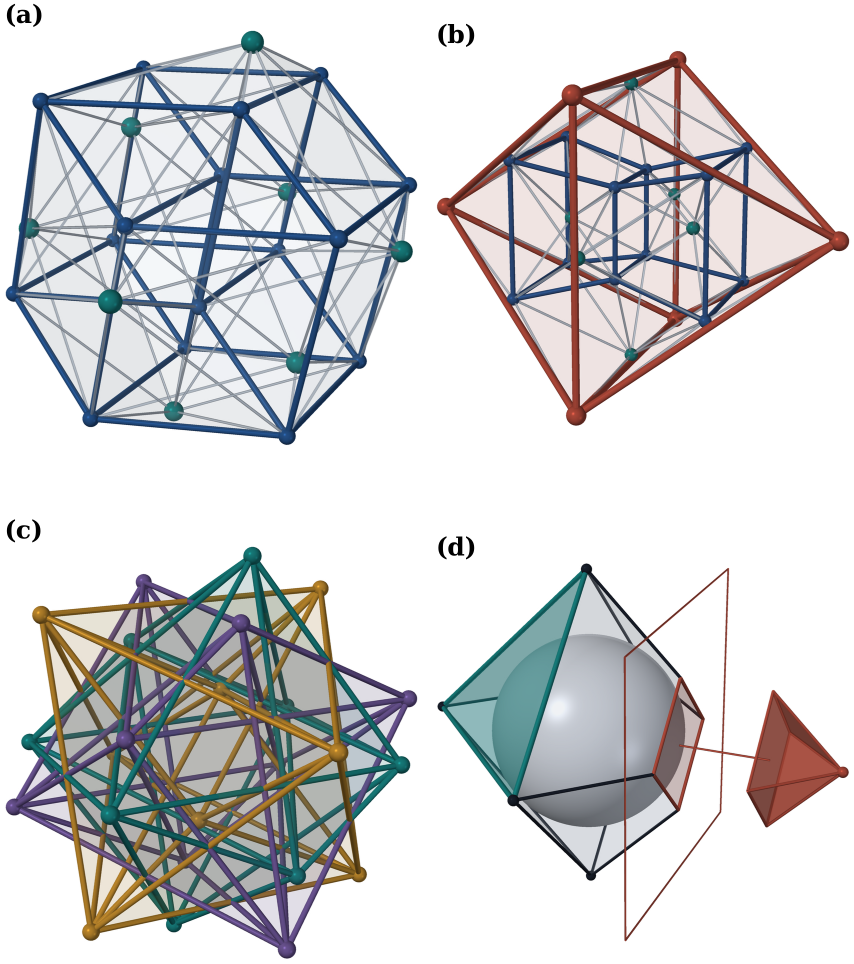
#> input picture paper/figures_new/old/fig_c_cell24.png, 1708 x 1928 px (shown at 1/2 size)
$ python fig_c_cell24.py
#> lines starting #> are read from the running program, lines starting #| are printed output that depends on the picture; after the words box and inside, x2 and y2 are one past the last pixel; in counts of white or black regions, pixels touching at a corner belong together
### paper/figures_new/render3d.py
"""
render3d.py -- a small ray-cast renderer for the wireframe panels of the paper.

A scene is a list of opaque spheres and tubes (capsules) and of translucent
planar polygons, seen in orthographic projection.  Opaque primitives are
z-buffered pixel by pixel with Phong shading; the polygons are then laid over
them from back to front wherever they lie in front of the opaque surface.  The
image is computed at SS times the output resolution and averaged down.
"""
import numpy as np
from PIL import Image

TEAL = (0.07, 0.42, 0.42)
BLUE = (0.12, 0.27, 0.52)
CLAY = (0.66, 0.26, 0.18)
OCHRE = (0.76, 0.52, 0.13)
VIOLET = (0.36, 0.26, 0.55)
GREY = (0.62, 0.66, 0.70)
DARK = (0.10, 0.12, 0.16)
FACE = (0.80, 0.84, 0.88)

LIGHT = np.array([-0.45, 0.55, 0.70])
LIGHT = LIGHT / np.linalg.norm(LIGHT)
HALF = LIGHT + np.array([0.0, 0.0, 1.0])
HALF = HALF / np.linalg.norm(HALF)


def rotation(yaw, pitch, roll=0.0):
    """rotation taking world coordinates to view coordinates (x right, y up, z to the viewer)"""
    cy, sy = np.cos(yaw), np.sin(yaw)
    cp, sp = np.cos(pitch), np.sin(pitch)
    cr, sr = np.cos(roll), np.sin(roll)
    Ry = np.array([[cy, 0, sy], [0, 1, 0], [-sy, 0, cy]])
    Rx = np.array([[1, 0, 0], [0, cp, -sp], [0, sp, cp]])
    Rz = np.array([[cr, -sr, 0], [sr, cr, 0], [0, 0, 1]])
    return Rz @ Rx @ Ry


class Scene:
    def __init__(self):
        self.spheres = []   # (centre, radius, colour)
        self.tubes = []     # (a, b, radius, colour)
        self.polys = []     # (vertices, colour, alpha)

    def sphere(self, c, r, col):
        self.spheres.append((np.asarray(c, float), float(r), np.asarray(col, float)))

    def tube(self, a, b, r, col):
        self.tubes.append((np.asarray(a, float), np.asarray(b, float), float(r), np.asarray(col, float)))

    # [7 lines left out: function polyline, not called in this run]

    def poly(self, verts, col, alpha):
        self.polys.append((np.asarray(verts, float), np.asarray(col, float), float(alpha)))


def _shade(col, nx, ny, nz, amb=0.38, dif=0.62, spec=0.45, shin=40.0):
    lam = np.clip(nx * LIGHT[0] + ny * LIGHT[1] + nz * LIGHT[2], 0, 1)
    h = np.clip(nx * HALF[0] + ny * HALF[1] + nz * HALF[2], 0, 1) ** shin
    out = col[None, :] * (amb + dif * lam)[:, None] + spec * h[:, None]
    return np.clip(out, 0, 1)


def render(scene, R, size, ss=3, margin=0.04, bounds=None, background=(1, 1, 1)):
    """render the scene in the view R; size=(W, H) in output pixels"""
    W, H = size[0] * ss, size[1] * ss
    tf = lambda p: R @ p
    sph = [(tf(c), r, col) for c, r, col in scene.spheres]
    tub = [(tf(a), tf(b), r, col) for a, b, r, col in scene.tubes]
    pol = [(np.array([tf(v) for v in vs]), col, al) for vs, col, al in scene.polys]
    if bounds is None:
        pts = [c for c, r, _ in sph] + [a for a, _, _, _ in tub] + [b for _, b, _, _ in tub]
        pts += [v for vs, _, _ in pol for v in vs]
        pts = np.array(pts)
        rad = max([r for _, r, _ in sph] + [r for *_, r, _ in tub] + [0])
        lo = pts[:, :2].min(0) - rad
        hi = pts[:, :2].max(0) + rad
    else:
        lo, hi = np.array(bounds[0], float), np.array(bounds[1], float)
    span = hi - lo
    scale = min(W * (1 - 2 * margin) / span[0], H * (1 - 2 * margin) / span[1])
    off = np.array([W, H]) / 2 - scale * (lo + hi) / 2

    def px(p):
        return p[:2] * scale + off

    img = np.empty((H, W, 3))
    img[:] = background
    zb = np.full((H, W), -np.inf)

    def window(cx, cy, rr):
        x0 = max(int(np.floor(cx - rr)), 0); x1 = min(int(np.ceil(cx + rr)) + 1, W)
        y0 = max(int(np.floor(cy - rr)), 0); y1 = min(int(np.ceil(cy + rr)) + 1, H)
        return x0, x1, y0, y1

    for c, r, col in sph:
        cx, cy = px(c); rp = r * scale
        x0, x1, y0, y1 = window(cx, cy, rp)
        if x0 >= x1 or y0 >= y1:
            continue
        X, Y = np.meshgrid(np.arange(x0, x1) + 0.5, np.arange(y0, y1) + 0.5)
        dx, dy = (X - cx) / rp, (Y - cy) / rp
        d2 = dx * dx + dy * dy
        m = d2 < 1
        if not m.any():
            continue
        nz = np.sqrt(np.clip(1 - d2, 0, 1))
        z = c[2] + r * nz
        sub = zb[y0:y1, x0:x1]
        w = m & (z > sub)
        if not w.any():
            continue
        sub[w] = z[w]
        img[y0:y1, x0:x1][w] = _shade(col, dx[w], dy[w], nz[w])

    for a, b, r, col in tub:
        pa, pb = px(a), px(b); rp = r * scale
        x0 = max(int(np.floor(min(pa[0], pb[0]) - rp)), 0); x1 = min(int(np.ceil(max(pa[0], pb[0]) + rp)) + 1, W)
        y0 = max(int(np.floor(min(pa[1], pb[1]) - rp)), 0); y1 = min(int(np.ceil(max(pa[1], pb[1]) + rp)) + 1, H)
        if x0 >= x1 or y0 >= y1:
            continue
        X, Y = np.meshgrid(np.arange(x0, x1) + 0.5, np.arange(y0, y1) + 0.5)
        d = pb - pa
        L2 = d @ d
        s = np.zeros_like(X) if L2 < 1e-12 else np.clip(((X - pa[0]) * d[0] + (Y - pa[1]) * d[1]) / L2, 0, 1)
        cx = pa[0] + s * d[0]; cy = pa[1] + s * d[1]
        cz = a[2] + s * (b[2] - a[2])
        dx, dy = (X - cx) / rp, (Y - cy) / rp
        d2 = dx * dx + dy * dy
        m = d2 < 1
        if not m.any():
            continue
        nz = np.sqrt(np.clip(1 - d2, 0, 1))
        z = cz + r * nz
        sub = zb[y0:y1, x0:x1]
        w = m & (z > sub)
        if not w.any():
            continue
        sub[w] = z[w]
        img[y0:y1, x0:x1][w] = _shade(col, dx[w], dy[w], nz[w], spec=0.35)

    order = sorted(range(len(pol)), key=lambda i: pol[i][0][:, 2].mean())
    for i in order:
        vs, col, al = pol[i]
        P = np.array([px(v) for v in vs])
        n3 = np.cross(vs[1] - vs[0], vs[2] - vs[0])
        if abs(n3[2]) < 1e-9:
            continue
        n3 = n3 / np.linalg.norm(n3)
        lam = abs(n3 @ LIGHT)
        fcol = np.clip(col * (0.82 + 0.25 * lam), 0, 1)
        x0 = max(int(np.floor(P[:, 0].min())), 0); x1 = min(int(np.ceil(P[:, 0].max())) + 1, W)
        y0 = max(int(np.floor(P[:, 1].min())), 0); y1 = min(int(np.ceil(P[:, 1].max())) + 1, H)
        if x0 >= x1 or y0 >= y1:
            continue
        X, Y = np.meshgrid(np.arange(x0, x1) + 0.5, np.arange(y0, y1) + 0.5)
        sgn = np.sign((P[1, 0] - P[0, 0]) * (P[2, 1] - P[0, 1]) - (P[1, 1] - P[0, 1]) * (P[2, 0] - P[0, 0]))
        inside = np.ones_like(X, bool)
        k = len(P)
        for j in range(k):
            e = P[(j + 1) % k] - P[j]
            inside &= sgn * (e[0] * (Y - P[j, 1]) - e[1] * (X - P[j, 0])) >= 0
        # depth on the plane, in world units
        wx = (X - off[0]) / scale; wy = (Y - off[1]) / scale
        z = vs[0, 2] - (n3[0] * (wx - vs[0, 0]) + n3[1] * (wy - vs[0, 1])) / n3[2]
        w = inside & (z > zb[y0:y1, x0:x1] - 1e-9)
        if not w.any():
            continue
        blk = img[y0:y1, x0:x1]
        blk[w] = (1 - al) * blk[w] + al * fcol

    img = img[::-1]  # y up
    img = img.reshape(size[1], ss, size[0], ss, 3).mean(axis=(1, 3))
    return Image.fromarray((np.clip(img, 0, 1) * 255 + 0.5).astype(np.uint8))


def trim(im, pad=6, level=250):
    a = np.asarray(im.convert("L"))
    rows = np.where((a < level).any(axis=1))[0]
    cols = np.where((a < level).any(axis=0))[0]
    if len(rows) == 0:
        return im
    return im.crop((max(cols[0] - pad, 0), max(rows[0] - pad, 0),
                    min(cols[-1] + pad + 1, im.width), min(rows[-1] + pad + 1, im.height)))

### paper/figures_new/fig_c_cell24.py
"""
fig_c_cell24.py -- the reference 24-cell drawn from its coordinates.

Panels (a), (b) and (c) are the ray-traced panels of the earlier composite
(the orthogonal projection, the Schlegel diagram and the cap inequality one
dimension down), cut out along their white gutters and placed unchanged.
Panel (d) draws the three 16-cells that triality permutes, each on its own,
in one and the same orthogonal projection of R^4 to R^3: the axis family and
the two halves of the sign family split by the parity of the minus signs.
Each is drawn with its 24 edges and the translucent hull of its image.
"""
import itertools
import os
import numpy as np
from scipy.spatial import ConvexHull
from PIL import Image, ImageDraw, ImageFont
import render3d as r3

HERE = os.path.dirname(os.path.abspath(__file__))
OUT = os.path.join(HERE, os.pardir, "figures", "fig_c_cell24.png")
OLD = os.path.join(HERE, "old", "fig_c_cell24.png")

axis = np.array([s * np.eye(4)[i] for i in range(4) for s in (1, -1)])
signs = np.array(list(itertools.product((1, -1), repeat=4))) / 2.0
even = signs[(signs < 0).sum(axis=1) % 2 == 0]
odd = signs[(signs < 0).sum(axis=1) % 2 == 1]
# the sign family scaled to the norm of the axis family, so that all three
# 16-cells are inscribed in one sphere, as they are in the 24-cell
families = [(axis, r3.TEAL), (even * 2 / np.linalg.norm(even[0]) / 2, r3.OCHRE),
            (odd * 2 / np.linalg.norm(odd[0]) / 2, r3.VIOLET)]

# a fixed orthogonal projection R^4 -> R^3, generic for all three families
M = np.array([[0.93, 0.21, -0.27, 0.12],
              [0.17, 0.88, 0.31, -0.33],
              [-0.25, 0.30, 0.79, 0.47]])
Qm, _ = np.linalg.qr(M.T)
P = Qm.T  # rows orthonormal
R = r3.rotation(np.radians(20), np.radians(-14), np.radians(3))


def sixteen_cell(V, col):
    s = r3.Scene()
    X = V @ P.T
    for i, j in itertools.combinations(range(len(V)), 2):
        if abs(V[i] @ V[j] + 1) > 1e-9:  # every pair but the antipodal ones
            s.tube(X[i], X[j], 0.016, col)
    for x in X:
        s.sphere(x, 0.042, col)
    hull = ConvexHull(X)
    for f in hull.simplices:
        s.poly(X[f], col, 0.10)
    return s


def old_quadrants():
    im = Image.open(OLD).convert("RGB")
#> im is the input picture: PIL image 1708x1928 RGB; mean R, G, B 211.2, 211.5, 212.7
    a = np.asarray(im).astype(float) / 255
    white = a.mean(axis=2) > 0.985
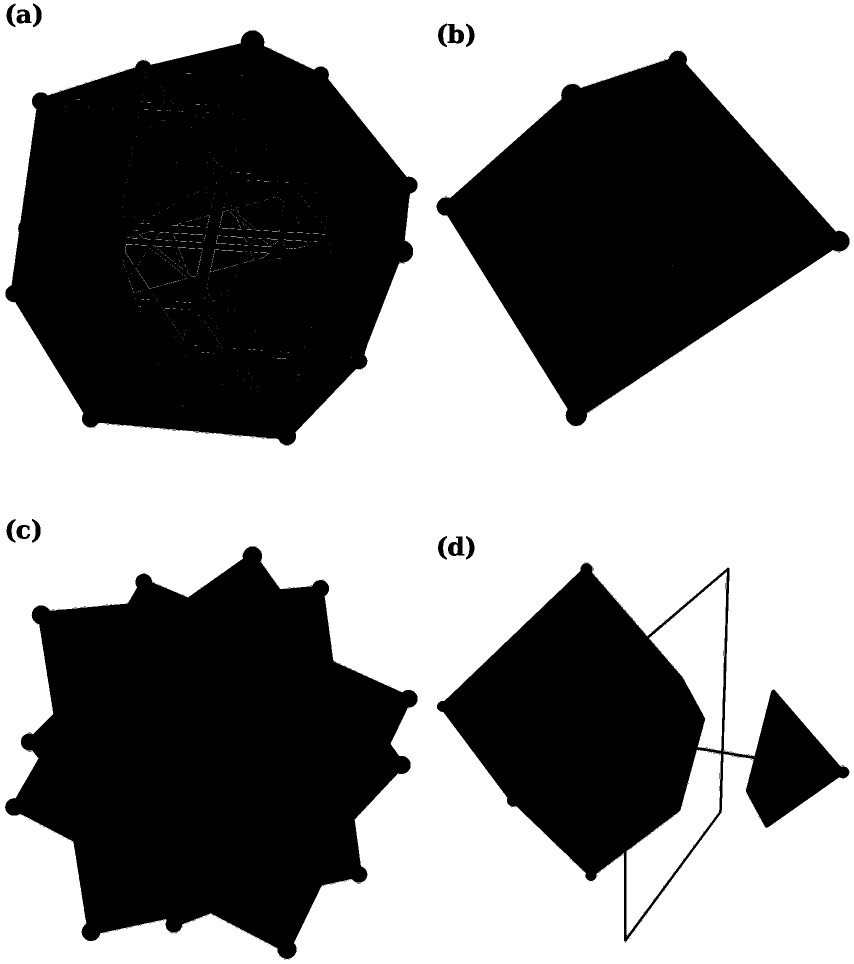
#> white: shape (1928, 1708) bool (shown at 1/2 size); 55.3% white; 180 black regions (164 under 20 px), largest, box (x1, y1, x2, y2) and area: (11, 60, 835, 891) 494287, (10, 1092, 835, 1919) 427076, (873, 101, 1699, 852) 320974

    def widest_gap(line, lo, hi):
        best = (0, 0); i = lo
        while i < hi:
            if line[i]:
                j = i
                while j < hi and line[j]:
                    j += 1
                if j - i > best[1] - best[0]:
                    best = (i, j)
                i = j
            else:
                i += 1
        return (best[0] + best[1]) // 2

    H, W = white.shape
    rc = widest_gap(white.all(axis=1), H // 3, 2 * H // 3)
#> after the loop in widest_gap, `while i < hi:`: best = (892, 1038); i = 1285; j = 1038
#> rc = 965
    top, bot = im.crop((0, 0, W, rc)), im.crop((0, rc, W, H))
    out = []
    for half in (top, bot):
        h = np.asarray(half).astype(float).mean(axis=2) / 255 > 0.985
        cc = widest_gap(h.all(axis=0), W // 3, 2 * W // 3)
        for box in ((0, 0, cc, half.height), (cc, 0, W, half.height)):
            q = half.crop(box)
            d = ImageDraw.Draw(q)
            d.rectangle((0, 0, 220, 200), fill=(255, 255, 255))  # old panel letter
            out.append(r3.trim(q))
#> this loop made 2 passes
#> cc on passes 1 to 2: 854, 854
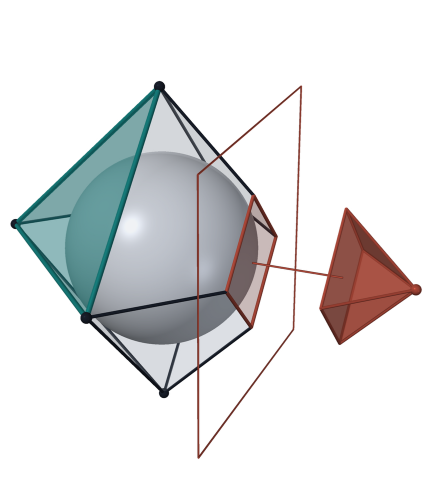
#> q: PIL image 854x963 RGB (shown at 1/2 size); mean R, G, B 224.4, 225, 225.5
#> after the loop, out = 4 items
    return out  # (a), (b), (c), (d) of the earlier composite


def row(panels, height, gap):
    panels = [p.resize((round(p.width * height / p.height), height), Image.LANCZOS) for p in panels]
    w = sum(p.width for p in panels) + gap * (len(panels) - 1)
    out = Image.new("RGB", (w, height), (255, 255, 255))
    x = 0
    starts = []
    for p in panels:
        out.paste(p, (x, 0)); starts.append(x)
        x += p.width + gap
    return out, starts


if __name__ == "__main__":
    qa, qb, _, qd = old_quadrants()
    cells = [r3.trim(r3.render(sixteen_cell(V, col), R, (800, 800), bounds=((-1.08, -1.08), (1.08, 1.08))))
             for V, col in families]
#> in render, `W, H = size[0] * ss, size[1] * ss`: W = 2400
#> in render, `sph = [(tf(c), r, col) for c, r, col in scene.spheres]`: sph = 8 items
#> in render, `tub = [(tf(a), tf(b), r, col) for a, b, r, col in scene.tubes]`: tub = 24 items
#> in render, `pol = [(np.array([tf(v) for v in vs]), col, al) for vs, col, al in sce..`: pol = 12 items
#> in render, `lo, hi = np.array(bounds[0], float), np.array(bounds[1], float)`: lo = [-1.08, -1.08]; hi = [1.08, 1.08]
#> in render, `span = hi - lo`: span = [2.16, 2.16]
#> in render, `scale = min(W * (1 - 2 * margin) / span[0], H * (1 - 2 * margin) / spa..`: scale = 1022.2
#> in render, `off = np.array([W, H]) / 2 - scale * (lo + hi) / 2`: off = [1200, 1200]
#> the loop in render, `for c, r, col in sph:` made 8 passes
#> (c, cx, cy, x0, x1, y0, y1) on passes 1 to 6: ([-0.907, 0.0462, 0.228], 273.3, 1247.2, 230, 318, 1204, 1292), ([0.907, -0.0462, -0.228], 2126.7, 1152.8, 2083, 2171, 1109, 1197), ([-0.169, -0.828, 0.238], 1027.3, 353.9, 984, 1072, 310, 398), ([0.169, 0.828, -0.238], 1372.7, 2046.1, 1329, 1417, 2003, 2091), ([0.0615, -0.532, -0.587], 1262.9, 655.7, 1219, 1307, 612, 700), ([-0.0615, 0.532, 0.587], 1137.1, 1744.3, 1094, 1182, 1701, 1789)
#> after the loop in render, `for c, r, col in sph:`:
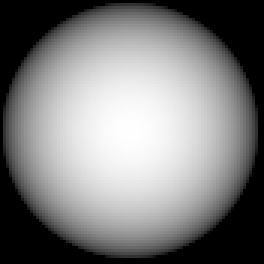
#> sub: shape (88, 88) float64 (shown 3 times larger); 25.45% of the values are NaN or infinite; the others: min 0.74, max 0.782, mean 0.768; drawn with min black, max white, NaN and infinite black
#> the loop in render, `for a, b, r, col in tub:` made 24 passes
#> (a, b, pa, pb, x0, x1, y0, y1) on passes 1 to 4: ([-0.907, 0.0462, 0.228], [-0.169, -0.828, 0.238], [273.3, 1247.2], [1027.3, 353.9], 256, 1045, 337, 1265), ([-0.907, 0.0462, 0.228], [0.169, 0.828, -0.238], [273.3, 1247.2], [1372.7, 2046.1], 256, 1391, 1230, 2064), ([-0.907, 0.0462, 0.228], [0.0615, -0.532, -0.587], [273.3, 1247.2], [1262.9, 655.7], 256, 1281, 639, 1265), ([-0.907, 0.0462, 0.228], [-0.0615, 0.532, 0.587], [273.3, 1247.2], [1137.1, 1744.3], 256, 1155, 1230, 1762)
#> after the loop in render, `for a, b, r, col in tub:`:
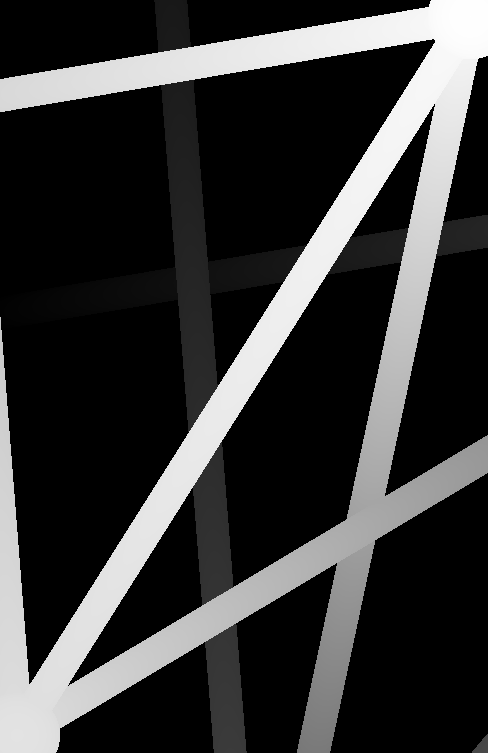
#> sub: shape (753, 488) float64; 66.67% of the values are NaN or infinite; the others: min -0.618, max 0.782, mean 0.275; drawn with min black, max white, NaN and infinite black
#> in render, `order = sorted(range(len(pol)), key=lambda i: pol[i][0][:, 2].mean())`: order = [5, 1, 3, 0, 4, 2, 10, 8, 6, 11, 7, 9]
#> the loop in render, `for i in order:` made 12 passes
#> (i, P, n3, lam, fcol, x0, x1, y0) on passes 1, 4, 6: (5, [[1262.9, 655.7], [809.6, 1374.5], [2126.7, 1152.8]], [0.374, 0.034, -0.927], 0.8, [0.0714, 0.428, 0.428], 809, 2128, 655), (0, [[1372.7, 2046.1], [809.6, 1374.5], [273.3, 1247.2]], [-0.638, 0.728, -0.252], 0.512, [0.0664, 0.398, 0.398], 273, 1374, 1247), (2, [[1262.9, 655.7], [1027.3, 353.9], [273.3, 1247.2]], [-0.696, -0.592, -0.407], 0.298, [0.0626, 0.376, 0.376], 273, 1264, 353)
#> in trim (call 5), `rows = np.where((a < level).any(axis=1))[0]`: rows = 594 values from 103 to 696
#> in trim (call 5), `cols = np.where((a < level).any(axis=0))[0]`: cols = 648 values from 76 to 723
#> in trim (call 5), `return im.crop((max(cols[0] - pad, 0), max(rows[0] - pad, 0), min(cols..`:
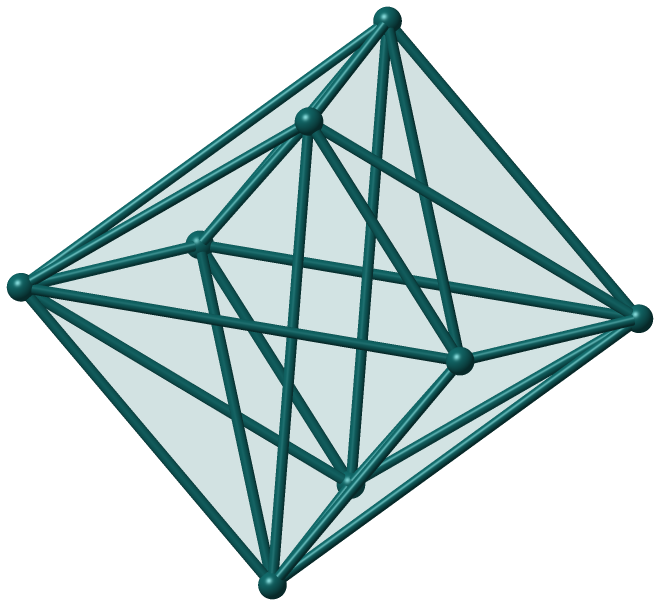
#> returned value: PIL image 660x606 RGB; mean R, G, B 199.1, 215.9, 215.9
#> in render (call 2), `pol = [(np.array([tf(v) for v in vs]), col, al) for vs, col, al in sce..`: pol = 8 items
#> the loop in render (call 2), `for c, r, col in sph:` made 8 passes
#> (c, cx, cy, x0, x1, y0, y1) on passes 1 to 6: ([-0.698, -0.572, -0.431], 486.5, 615.6, 443, 531, 572, 660), ([-0.378, -0.21, 0.896], 814.1, 985.4, 771, 859, 942, 1030), ([-0.147, 0.0854, 0.0717], 1049.6, 1287.3, 1006, 1094, 1244, 1332), ([-0.591, 0.789, -0.0815], 596.3, 2006.1, 553, 641, 1963, 2051), ([0.591, -0.789, 0.0815], 1803.7, 393.9, 1760, 1848, 350, 438), ([0.147, -0.0854, -0.0717], 1350.4, 1112.7, 1307, 1395, 1069, 1157)
#> pass 1, in render (call 2), `m = d2 < 1`:
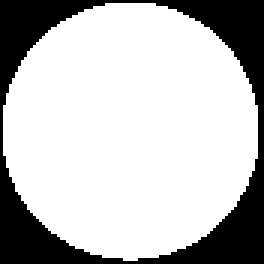
#> m: shape (88, 88) bool (shown 3 times larger); 74.7% white; 1 black region, box (x1, y1, x2, y2) and area: (0, 0, 88, 88) 1962
#> the loop in render (call 2), `for a, b, r, col in tub:` made 24 passes
#> (a, b, pa, pb, x0, x1, y0, y1) on passes 1 to 4: ([-0.698, -0.572, -0.431], [-0.378, -0.21, 0.896], [486.5, 615.6], [814.1, 985.4], 470, 832, 599, 1003), ([-0.698, -0.572, -0.431], [-0.147, 0.0854, 0.0717], [486.5, 615.6], [1049.6, 1287.3], 470, 1068, 599, 1305), ([-0.698, -0.572, -0.431], [-0.591, 0.789, -0.0815], [486.5, 615.6], [596.3, 2006.1], 470, 614, 599, 2024), ([-0.698, -0.572, -0.431], [0.591, -0.789, 0.0815], [486.5, 615.6], [1803.7, 393.9], 470, 1822, 377, 633)
#> pass 1, in render (call 2), `s = np.zeros_like(X) if L2 < 1e-12 else np.clip(((X - pa[0]) * d[0] + ..`:
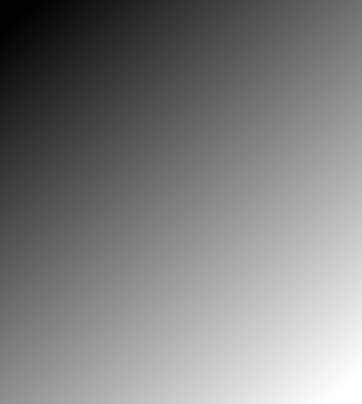
#> s: shape (404, 362) float64; min 0, max 1, mean 0.502
#> the loop in render (call 2), `for i in order:` made 8 passes
#> i on passes 1, 3, 6, 8: 4, 6, 0, 2
    font_px = 46
    font = ImageFont.truetype("/usr/share/fonts/truetype/dejavu/DejaVuSerif-Bold.ttf", font_px)
    r1, s1 = row([qa, qb, qd], 620, 50)
    r2, s2 = row(cells, 480, 110)
#> the loop in row (call 2), `for p in panels:` made 3 passes
    W = max(r1.width, r2.width)
    lab = font_px + 12
    fig = Image.new("RGB", (W, lab + r1.height + 40 + lab + r2.height), (255, 255, 255))
    d = ImageDraw.Draw(fig)
    x1 = (W - r1.width) // 2
    fig.paste(r1, (x1, lab))
    for s, t in zip(s1, ["(a)", "(b)", "(c)"]):
        d.text((x1 + s + 2, 0), t, fill=(11, 11, 11), font=font)
#> this loop made 3 passes
#> (s, t) on passes 1 to 3: (0, '(a)'), (664, '(b)'), (1395, '(c)')
    y2 = lab + r1.height + 40
    x2 = (W - r2.width) // 2
    fig.paste(r2, (x2, y2 + lab))
    d.text((x2 + 2, y2), "(d)", fill=(11, 11, 11), font=font)
    fig.save(OUT, dpi=(400, 400))
    print("wrote", os.path.normpath(OUT), fig.size)
#| wrote paper/figures/fig_c_cell24.png (2067, 1256)
